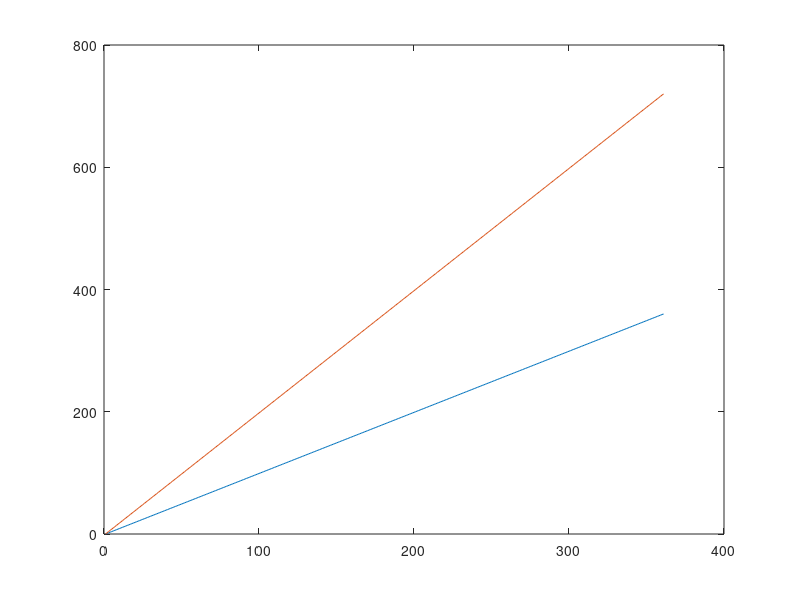
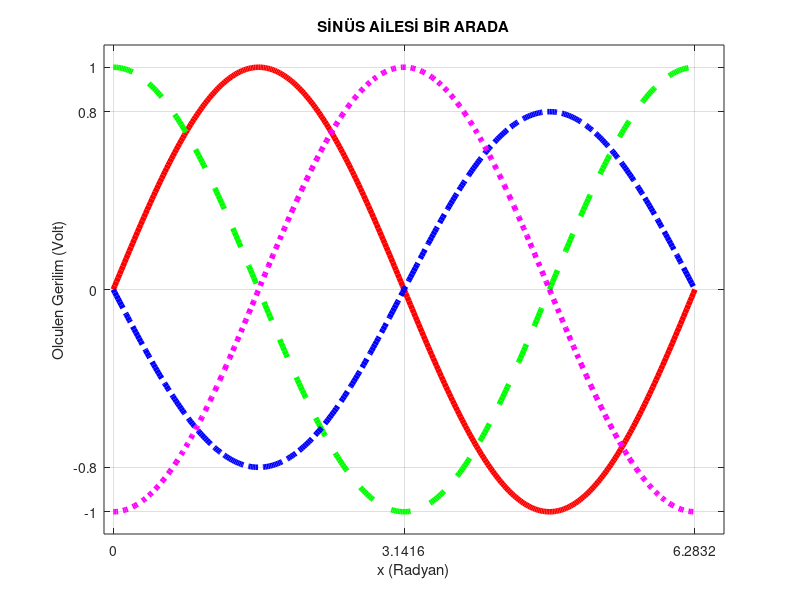
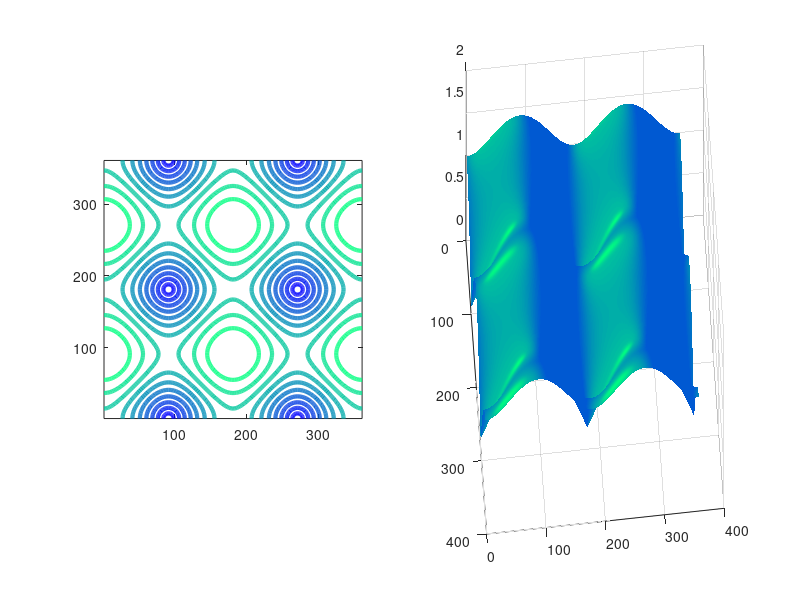
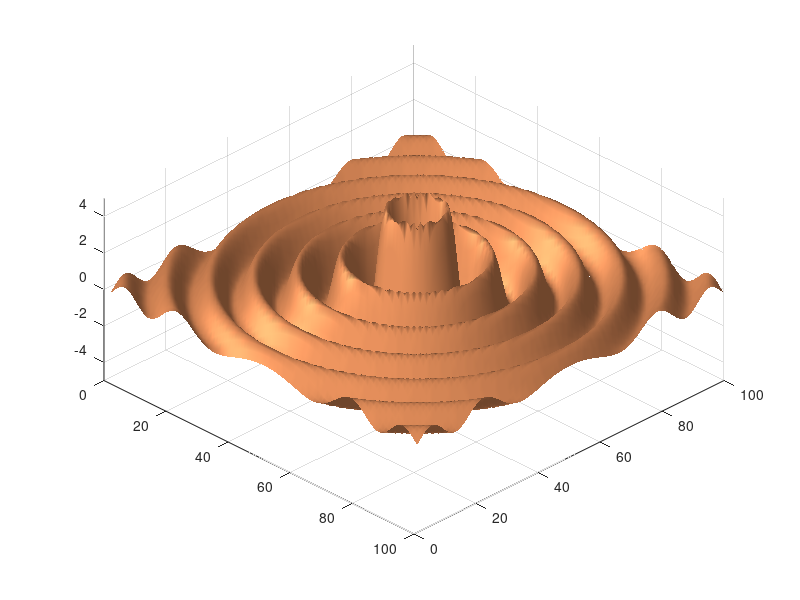

MATLAB code to generate these figures, in order:
%%   temel05SS.m
%
%   EEM224 Dersi icin hazırlanmıştır. 
%
%   Temel MATLAB fonksiyonlarının gozden gecirilmesi.
%   Bu dosya, Baskent Univ., Muh. Fak. ogrencileri tarafından ödev ve proje 
%   çalismalarinda kullanılmak uzere hazırlanmıştır. Bu dosyayi ihtiyacınız 
%   dogrultusunda asama asama degistirerek kendi yazilimlarinizi 
%   gelistirebilirsiniz. Basarılar.

%   Dr. S. Gokhun Tanyer
%   14.02.13

%% YAZILIMIN TARİHÇESİ
% Bu kisimda her urettiginiz yazılım surumunun kodunu bir artırarak
% tarihçesini burada kayıt altına alabilirsiniz. Bu sayede, hata
% yaptiginizda eski kayıtlara dönebilir, ayrica eski calismalarinizi gozden
% gecirebilirsiniz.
%       dosya ismi / yıl.ay.gun / calisma durumu / detaylı bilgi.
%       Dosya ismi: Kisa, anlaşılır olmalı. Çift rakamlı surum 
%                   sayisi ile takip edebilir.
%       Tarih: 14 Şubat 2013 için 130204
%       Calisma durumu:   -- henüz üstünde çalışıyorum.
%                         OK  Calisan surumdur.
%                         SS  Calisan ve bir daha dokunmayacağım, koruma
%                             altına almak istedigim Son Sürüm yazılımdır.
%                             Bu durumda temel01SS.m dosyasına da ayrica
%                             saklamanızda fayda var.
%
%
%
%
%temel05SS  130214  OK  Koruma altina alıyorum. 
%temel05            OK  Aksam ders sonrası tamamlandı.
%                   --  Dalga hareketi olacak.
%temel04            OK  Örnek 4: Dalga gösterimi tamam.
%temel03            OK  Örnek 3 tamamlandı. Örnek 4'te dalga hazirlayacagim.
%                   OK  Örnek 3'e geciyorum.
%temel02 130214     --  Örnek 1 ve 2'deki pause etkisizleştirildi. 3'e geçiyorum.
%                   OK  Örnekler 1(A-B), 2(A-G) tamamlandı.
%temel01 130214     --  İlk calisma.
%%  GIRIS - Ekran
%   Bu kisımda kullanacaginiz sekiller, diger yazilimlardan alıntı satırlar,
%   yazılıma giris asamasinda ihtiyac duyacağınız satirlar bulunabilir.

    clear;          %Hafizayı sil.
    figure(1), clf, hold off;
    figure(2), clf, hold off;
    figure(3), clf, hold off;
    figure(4), clf, hold off;      
    %figure(5), clf, hold off;      
    %figure(6), clf, hold off;      
    %figure(7), clf, hold off;      
    %figure(8), clf, hold off;      
    %Not: kullanmadığınız satiri silmek yerine sonra kullanmak üzere " % "
    %işareti ile etkisiz hale getirir, saklayabilirsiniz.
    %Not: Kısım sonlarında iki-üç satir boş bırakmanız görünürlük
    %sağlayacaktır.
    
    
    
%%  GIRIS - Veri hazirlama
%   Ihtiyac duyacaginiz sabit degerler, kullanacağınız matrislerin onceden
%   tanımlanması burada yapılabilir.
%   Not: Kullanacağınız matris boyutu onceden belirli olmasi halinde, 
%   tanımlanması halinde Matlab cok daha hizli calismaktadır. Dongu
%   içerisinde surekli olarak boyutları degisen matris kullanımını 
%   engellemenizde fayda var.



%%   ÖRNEK VERI HAZIRLAMA VE CİZDİRME:
%   Hadi tek boyutlu bir vektor hazırlayalım ve görelim.
    x = [0:1:360];  %Ya da sadece [0:360] kullanbilirsiniz. 1 adim varsayilan değerdir.
                    %eger ";" işaretini kullanmazsanız x degeri ekrana
                    %bastirilacaktır. Gerektiginde veri incelemede
                    %kullanabilirsiniz.

%%   ÖRNEK 1: TEK BOYUTLU VERİLER
%   Hadi basit tek boyutlu bir cizge cizdirelim
    figure(1)   %acik degilse acar. Eger zaten aciksa, ekranin ustune getirir.
    %pause komutu ile burada beklemeye alabilirsiniz. Tıklayınca devam edecektir.
    disp('Örnek 1A - Çizdirilecek');
    pause;       %tam durduruyorum.
    %pause(2);   %ekrana bakabilmek için 2 saniye yeterli olacaktır.
    
    plot(x)     %Bu kadar basit!
    
    y = 2 * x;
    
    figure(1), hold on;
    disp('Örnek 1B - y ilave edilecek');%pause
    pause;          %tam durduruyorum.
    
    plot(y)     %bu da basit degil mi!
    
%%   ÖRNEK 2:
%   x aci olsun. Onu radyana cevirip sinus çizdirelim.
    xrad = pi .* x ./ 180;  %dikkat: vektör çarpımı ".*", vektör bolumu "./"
    z = sin(xrad);

    disp('Örnek 2A - Sinus cizilecek');%pause
    pause;          %tam durduruyorum.
    %pause(2);      %ekrana bakabilmek için 2 saniye yeterli olacaktır. 

    figure(2)
    plot(xrad, z), hold on; %sinüsü ekranda gördünüz. Hadi diğerlerini de çizdirelim.
    
    disp('Örnek 2B - Digerleri cizdirilecek');%pause
    pause;          %tam durduruyorum.
    
    plot(xrad,  cos(xrad), '--')
    plot(xrad, -sin(xrad), '-.')
    plot(xrad, -cos(xrad), ':')
                            %Dikkat: x ekseni radyan degerleri vermektedir.
    %Güzel ve anlaşilir gorunmesi icin soyle de yapabilirdik.
    disp('Örnek 2C - Renkli grafikler cizdirilecek');%pause
    pause;          %tam durduruyorum.
    %pause(2);      %ekrana bakabilmek için 2 saniye yeterli olacaktır. 

    figure(2), hold off, clf;   %Sekli serbest bırakip temizleyelim.

    plot(xrad,  sin(xrad), 'r-',  'LineWidth', 4), hold on;
    plot(xrad,  cos(xrad), 'g--', 'LineWidth', 4)
    plot(xrad, -0.8 .* sin(xrad), 'b-.', 'LineWidth', 4)
    plot(xrad, -cos(xrad), 'm:',  'LineWidth', 4)
 
    %Eksen degerlerine de mudahale etmek mumkun.
    disp('Örnek 2D - Eksen degerleri ayarlanacak');%pause
    pause;          %tam durduruyorum.
    axis([-0.1, 2.1*pi, -1.1, 1.1]);
    
    %Eksen tik degerlerine de mudahale etmek mumkun.
    disp('Örnek 2E - Eksen tik degerleri');%pause
    pause;          %tam durduruyorum.
    %pause(2);      %ekrana bakabilmek için 2 saniye yeterli olacaktır. 
    set(gca, 'xtick',  [0 pi 2*pi]);
    set(gca, 'ytick',  [-1 -0.8 0 0.8 1]);
    
    %Dahası da var.
    disp('Örnek 2F - Grid çizgileri');%pause
    pause;          %tam durduruyorum.
    %pause(2);      %ekrana bakabilmek için 2 saniye yeterli olacaktır. 
    grid on;
    
    %Dahası yine var.
    disp('Örnek 2G - Basliklar');%pause
    pause;          %tam durduruyorum.
    %pause(2);      %ekrana bakabilmek için 2 saniye yeterli olacaktır. 
    title('SİNÜS AİLESİ BİR ARADA');
    xlabel('x (Radyan)');
    ylabel('Olculen Gerilim (Volt)');
    
    disp(' ');
    disp('>>  legend komutunu ogrenin');
    disp('>>  Ayrica fprintf komutunu ogrenin ornek yaratın. ');
    disp(' ');
    %ODEV: legend komutunu ogreniniz.
    %       Aşağıdaki komutu anlayınız.
    %       x = plot(1:10,5*rand(10,1),'marker','square','markersize',12,...
    %           'markeredgecolor','y','markerfacecolor',[.6 0 .6],...
    %           'linestyle','-','color','r','linewidth',2); hold off

    
    
    %% ÖRNEK 3: İKİ BOYUTLU VERİLER
    disp('Örnek 3 - 2B Çizgeler - Baklava - Contour');%pause
    pause;       %tam durduruyorum.
    %pause(2);   %ekrana bakabilmek için 2 saniye yeterli olacaktır.

    clear;
    Rrad    = 1 .* pi .*  [0:360] ./ 180;       %sinüsün fazı
    lenR    = length(Rrad);
    
    x       = ones(lenR,1) * cos(Rrad);  %Dikkat: matris çarpımıdır.
    y       = ones(lenR,1) * sin(Rrad);  %Dikkat: matris çarpımıdır.
    y       = y';
    
    Baklava = zeros (size(x));      %matrisi acalim
    Baklava = sqrt ( x.^2 + y.^2);
    
    %Hadi bakalim, 2B çizgeleri birlikte inceleyelim.
    figure(3), hold off;    %pencereniz yüksekliğin iki katı genişlikte olsun.
    subplot(121), contour(Baklava, 'LineWidth', 3);
    subplot(121), axis('square');
    
    disp('Örnek 3 - 2B Çizgeler - Baklava - 3B gösterim');%pause
    pause;       %tam durduruyorum.
    %pause(2);   %ekrana bakabilmek için 2 saniye yeterli olacaktır.

    subplot(122), mesh(Baklava);
    colormap('copper');
    %subplot(122), axis('square');
    
    %ODEV:  subplot(121) ve 
    %       subplot(122)yerine 
    %       subplot(211) ve 
    %       subplot(212)deneyin bakalım ne oluyor?
    %       Neden subplot(33x)'i denemiyorsunuz. x yerine koyacağınız
    %       rakamlar kaca kadar gidecek? Her sayınin yeri nereye denk
    %       geliyor? İnceleyim bakalım.
    
    %ODEV:  mesh yerine, surf, surfl kullanın, farkini inceleyin.
    
    %Asagidaki komutlari degistirerek farkli cozumleri deneyebilirsiniz.
    disp('Örnek 3 - Baklava cizimi - Farkli renk / bakış açısı tercihi');%pause
    pause;       %tam durduruyorum.
    %pause(2);   %ekrana bakabilmek için 2 saniye yeterli olacaktır.
    
    subplot(122), surfl(Baklava);
    shading('interp'); colormap('winter');
    AZ = 85; EL = 60; view(AZ,EL);
    
        
    
    %% ÖRNEK 4: DALGA GÖSTERİMİ
    disp('Örnek 4 - Dalga gosterimi');%pause
    pause;       %tam durduruyorum.
    %pause(2);   %ekrana bakabilmek için 2 saniye yeterli olacaktır.
        
    clear %hafizayı sil, yeniden başlıyoruz.
        
    t       = 0;                    %anlik fotoğrafi hesapliyoruz.
    f       = 1e9;                  %1 GHz
    c       = 3e8;                  %ışık hızı = 300,000 km
    db      = c /f;                 %dalga boyu = 30 cm.
    
    %100X100lük bir matris oluşturacağız.
    X       = 10 .* [0: 0.3/99 : 0.3];
    Y       = 10 .* [0: 0.3/99 : 0.3];     
    len     = length(X);
    
    %Simdi dongu yapmayi inceleyelim.
    for ix = 1:len
        
        for iy = 1:len
            
            XX  = (X(ix) - 1.5) .* (X(ix) - 1.5);
            YY  = (Y(iy) - 1.5) .* (Y(iy) - 1.5);
            R   (ix,iy)    = 1e-10 + sqrt(XX + YY); %Dikkat: R=0 sorun yaratıyor.
            Att (ix,iy)    = 1 ./ R(ix,iy); %Dalgamizin 1/R ile zayıfladığını kabul 
                                     %edelim. Biliyorum 1/R^2 olmalı ama 1/R
                                     %daha güzel görünüyor.
            faz (ix,iy) = 2 .* pi .* f .* t ...
                        - 2 .* pi ./ db .* R(ix,iy);
        end
    end
        
    Dalga   = sin(faz) .* Att;
    
    figure(4), hold off;    
    surfl(Dalga);
    shading('interp'); colormap('winter');
    AZ = 45;EL = 50; view(AZ,EL);  %Mudahale etmeyebilirsiniz de.
    
       
    
    %% ÖRNEK 5: DALGA HAREKETİNİN GÖSTERİMİ
    disp('Örnek 5 - Dalga hareketinin gosterimi');%pause
    figure(4), hold off;  
    pause;       %tam durduruyorum.
    %pause(2);   %ekrana bakabilmek için 2 saniye yeterli olacaktır.
    
    clear %hafizayı sil, yeniden başlıyoruz.
        
    f       = 1e9;                  %1 GHz
    c       = 3e8;                  %ışık hızı = 300,000 km
    db      = c /f;                 %dalga boyu = 30 cm.
    T       = 1/f;                  %Dalganın periyodu.
    t       = [0 : T/10 : T];       %süre sadece 1 milisaniye
    lenT    = length(t);
    
    
    for it = 1 : lenT
        %100X100lük bir matris oluşturacağız.
        
        X       = 10 .* [0: db/99 : db];
        Y       = 10 .* [0: db/99 : db];     
        len     = length(X);
    
        %Simdi dongu yapmayi inceleyelim.
        for ix = 1:len
        
            for iy = 1:len
            
                XX  = (X(ix) - 1.5) .* (X(ix) - 10*db/2);
                YY  = (Y(iy) - 1.5) .* (Y(iy) - 10*db/2);
                R   (ix,iy)    = 1e-10 + sqrt(XX + YY); %Dikkat: R=0 sorun yaratıyor.
                Att (ix,iy)    = 1 ./ R(ix,iy); %Dalgamizin 1/R ile zayıfladığını kabul 
                                     %edelim. Biliyorum 1/R^2 olmalı ama 1/R
                                     %daha güzel görünüyor.
                faz (ix,iy) = 2 .* pi .* f .* t(it) ...
                            - 2 .* pi ./ db .* R(ix,iy);
            end %iy
        end %ix
        Dalga   = sin(faz) .* Att;
        surfl(Dalga);
        shading('interp'); colormap('copper');
        AZ = 45;EL = 50; view(AZ,EL);  %Mudahale etmeyebilirsiniz de.
        axis([0 100 0 100 -5 5])
        M(it) = getframe;
    end %it
        
    disp('Örnek 5 gosterime hazır! ');
    pause;          %tam durduruyorum.
    %pause(2);   %ekrana bakabilmek için 2 saniye yeterli olacaktır.
    
    movie(M,10,2);
        
    
    %%  ODEV 1: 
    %   A.  İstediğinizde bu yazılımı aynen kullanarak, 
    %           for it = 1 : lenT
    %       için, tel ustunde sinus dalgası yaratınız. 
    %       Dikkat ediniz, grafik tek boyutlu olacak. 
    %
    %   B.  Aynı şekilde gelen dalgayı da gösteriniz.
    %
    %   C.  Her iki dalganın toplamını farklı zamanlarda gösteriniz.
    %
    %   D.  C şıkkındaki sonuçları film halinde gösteriniz.
    %%
    
    
    
    %real(E) ile Guc miktarıni ilerleme yonundeki mesafeye göre çizdiriniz.
    figure(5), hold off
    clear
    
    dum = 0:0.01:20;
    E = sin(dum);
    E2 = E .* E;
    
    plot(dum, E, 'r-',   'LineWidth', 4), hold on;
    plot(dum, E2, 'b--', 'LineWidth', 4)
    title ( 'ALAN GENLIGI VE GUC DEGERI');
    xlabel('Radyan')
    ylabel( 'ALAN (Volt) ,  GUC (Watt)');
    
    
    
    
    

    %% Devami olacak, pek yakında !!
    
    
    
    
%%  SON SON SON SON SON SON SON SON SON SON SON SON SON SON SON SON SON SON
